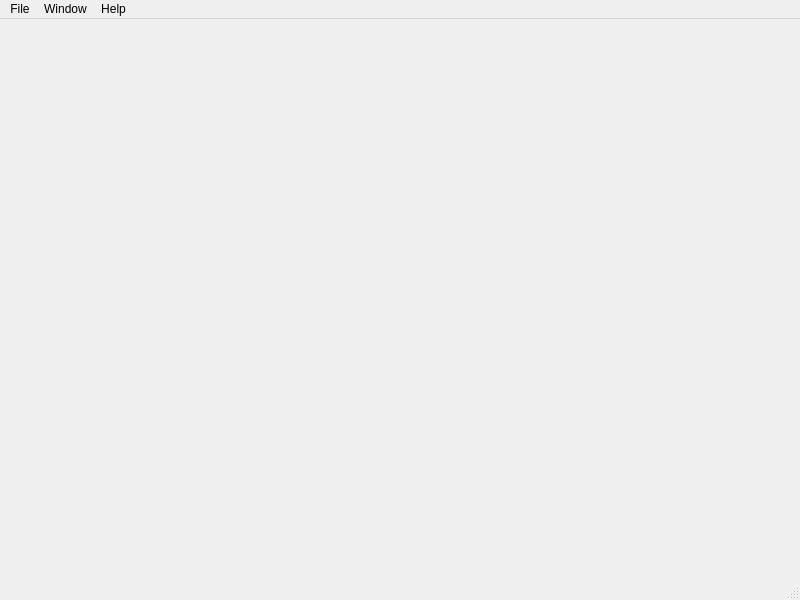
<?xml version="1.0" encoding="UTF-8"?>
<ui version="4.0">
 <class>MainWindow</class>
 <widget class="QMainWindow" name="MainWindow">
  <property name="geometry">
   <rect>
    <x>0</x>
    <y>0</y>
    <width>800</width>
    <height>600</height>
   </rect>
  </property>
  <property name="windowTitle">
   <string>MainWindow</string>
  </property>
  <widget class="QWidget" name="centralwidget"/>
  <widget class="QStatusBar" name="statusbar"/>
  <widget class="QMenuBar" name="menubar">
   <property name="geometry">
    <rect>
     <x>0</x>
     <y>0</y>
     <width>800</width>
     <height>22</height>
    </rect>
   </property>
   <widget class="QMenu" name="menuFile">
    <property name="title">
     <string>File</string>
    </property>
    <addaction name="actionNew_Ctrl_N"/>
    <addaction name="separator"/>
    <addaction name="actionOpen_Ctrl_O"/>
    <addaction name="separator"/>
    <addaction name="actionSave_Ctrl_S"/>
    <addaction name="actionSave_As_Ctrl_Shift_S"/>
   </widget>
   <widget class="QMenu" name="menuHelp">
    <property name="title">
     <string>Help</string>
    </property>
    <addaction name="actionGuide"/>
   </widget>
   <widget class="QMenu" name="menuWindow">
    <property name="title">
     <string>Window</string>
    </property>
    <addaction name="actionNew_Window"/>
   </widget>
   <addaction name="menuFile"/>
   <addaction name="menuWindow"/>
   <addaction name="menuHelp"/>
  </widget>
  <action name="actionNew_Window">
   <property name="text">
    <string>New Window</string>
   </property>
  </action>
  <action name="actionGuide">
   <property name="text">
    <string>Guide</string>
   </property>
  </action>
  <action name="actionNew_Ctrl_N">
   <property name="text">
    <string>New (Ctrl + N)</string>
   </property>
   <property name="shortcut">
    <string>Ctrl+N</string>
   </property>
  </action>
  <action name="actionOpen_Ctrl_O">
   <property name="text">
    <string>Open (Ctrl + O)</string>
   </property>
   <property name="shortcut">
    <string>Ctrl+O</string>
   </property>
  </action>
  <action name="actionSave_Ctrl_S">
   <property name="text">
    <string>Save (Ctrl + S)</string>
   </property>
   <property name="shortcut">
    <string>Ctrl+S</string>
   </property>
  </action>
  <action name="actionSave_As_Ctrl_Shift_S">
   <property name="text">
    <string>Save As (Ctrl + Shift + S)</string>
   </property>
   <property name="shortcut">
    <string>Ctrl+Shift+S</string>
   </property>
  </action>
 </widget>
 <resources/>
 <connections/>
</ui>
